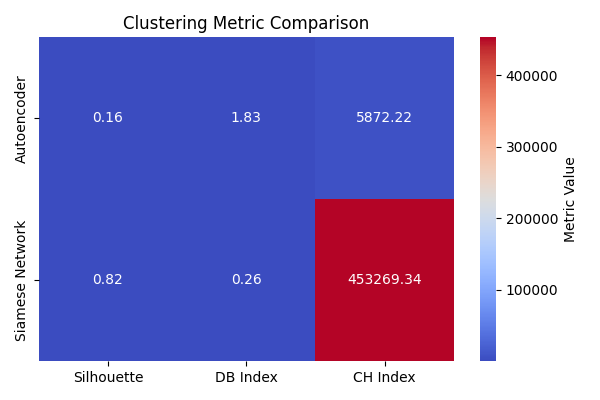

Python code for this plot:
import matplotlib.pyplot as plt
import seaborn as sns
import pandas as pd

def compare_models_heatmap(autoencoder_results, siamese_results):
    data = pd.DataFrame([autoencoder_results, siamese_results], index=["Autoencoder", "Siamese Network"])

    plt.figure(figsize=(6, 4))
    sns.heatmap(data, annot=True, cmap='coolwarm', fmt=".2f", cbar_kws={"label": "Metric Value"})
    plt.title("Clustering Metric Comparison")
    plt.tight_layout()
    plt.show()
